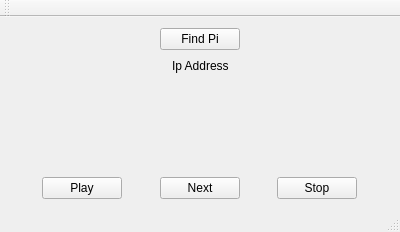
<?xml version="1.0" encoding="UTF-8"?>
<ui version="4.0">
 <class>MainWindow</class>
 <widget class="QMainWindow" name="MainWindow">
  <property name="geometry">
   <rect>
    <x>0</x>
    <y>0</y>
    <width>400</width>
    <height>232</height>
   </rect>
  </property>
  <property name="windowTitle">
   <string>MainWindow</string>
  </property>
  <widget class="QWidget" name="centralWidget">
   <layout class="QVBoxLayout" name="verticalLayout">
    <item>
     <layout class="QHBoxLayout" name="horizontalLayout_2">
      <item>
       <spacer name="horizontalSpacer">
        <property name="orientation">
         <enum>Qt::Horizontal</enum>
        </property>
        <property name="sizeHint" stdset="0">
         <size>
          <width>40</width>
          <height>20</height>
         </size>
        </property>
       </spacer>
      </item>
      <item>
       <widget class="QPushButton" name="findPiButton">
        <property name="text">
         <string>  Find Pi  </string>
        </property>
       </widget>
      </item>
      <item>
       <spacer name="horizontalSpacer_2">
        <property name="orientation">
         <enum>Qt::Horizontal</enum>
        </property>
        <property name="sizeHint" stdset="0">
         <size>
          <width>40</width>
          <height>20</height>
         </size>
        </property>
       </spacer>
      </item>
     </layout>
    </item>
    <item>
     <layout class="QHBoxLayout" name="horizontalLayout_4">
      <item>
       <spacer name="horizontalSpacer_5">
        <property name="orientation">
         <enum>Qt::Horizontal</enum>
        </property>
        <property name="sizeHint" stdset="0">
         <size>
          <width>40</width>
          <height>20</height>
         </size>
        </property>
       </spacer>
      </item>
      <item>
       <widget class="QLabel" name="piIPLabel">
        <property name="text">
         <string>Ip Address</string>
        </property>
       </widget>
      </item>
      <item>
       <spacer name="horizontalSpacer_6">
        <property name="orientation">
         <enum>Qt::Horizontal</enum>
        </property>
        <property name="sizeHint" stdset="0">
         <size>
          <width>40</width>
          <height>20</height>
         </size>
        </property>
       </spacer>
      </item>
     </layout>
    </item>
    <item>
     <spacer name="verticalSpacer">
      <property name="orientation">
       <enum>Qt::Vertical</enum>
      </property>
      <property name="sizeHint" stdset="0">
       <size>
        <width>20</width>
        <height>2</height>
       </size>
      </property>
     </spacer>
    </item>
    <item>
     <layout class="QHBoxLayout" name="horizontalLayout">
      <item>
       <spacer name="horizontalSpacer_9">
        <property name="orientation">
         <enum>Qt::Horizontal</enum>
        </property>
        <property name="sizeHint" stdset="0">
         <size>
          <width>40</width>
          <height>20</height>
         </size>
        </property>
       </spacer>
      </item>
      <item>
       <widget class="QPushButton" name="playButton">
        <property name="text">
         <string>Play</string>
        </property>
       </widget>
      </item>
      <item>
       <spacer name="horizontalSpacer_7">
        <property name="orientation">
         <enum>Qt::Horizontal</enum>
        </property>
        <property name="sizeHint" stdset="0">
         <size>
          <width>40</width>
          <height>20</height>
         </size>
        </property>
       </spacer>
      </item>
      <item>
       <widget class="QPushButton" name="nextButton">
        <property name="text">
         <string>Next</string>
        </property>
       </widget>
      </item>
      <item>
       <spacer name="horizontalSpacer_8">
        <property name="orientation">
         <enum>Qt::Horizontal</enum>
        </property>
        <property name="sizeHint" stdset="0">
         <size>
          <width>40</width>
          <height>20</height>
         </size>
        </property>
       </spacer>
      </item>
      <item>
       <widget class="QPushButton" name="stopButton">
        <property name="text">
         <string>Stop</string>
        </property>
       </widget>
      </item>
      <item>
       <spacer name="horizontalSpacer_10">
        <property name="orientation">
         <enum>Qt::Horizontal</enum>
        </property>
        <property name="sizeHint" stdset="0">
         <size>
          <width>40</width>
          <height>20</height>
         </size>
        </property>
       </spacer>
      </item>
     </layout>
    </item>
   </layout>
  </widget>
  <widget class="QMenuBar" name="menuBar">
   <property name="geometry">
    <rect>
     <x>0</x>
     <y>0</y>
     <width>400</width>
     <height>22</height>
    </rect>
   </property>
  </widget>
  <widget class="QToolBar" name="mainToolBar">
   <attribute name="toolBarArea">
    <enum>TopToolBarArea</enum>
   </attribute>
   <attribute name="toolBarBreak">
    <bool>false</bool>
   </attribute>
  </widget>
  <widget class="QStatusBar" name="statusBar"/>
 </widget>
 <layoutdefault spacing="6" margin="11"/>
 <resources/>
 <connections/>
</ui>
